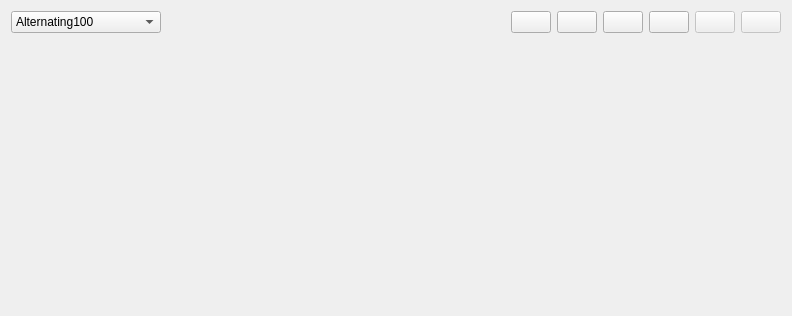
<?xml version="1.0" encoding="UTF-8"?>
<ui version="4.0">
 <class>GalPatternWidget</class>
 <widget class="QWidget" name="GalPatternWidget">
  <property name="geometry">
   <rect>
    <x>0</x>
    <y>0</y>
    <width>792</width>
    <height>316</height>
   </rect>
  </property>
  <property name="sizePolicy">
   <sizepolicy hsizetype="Preferred" vsizetype="Expanding">
    <horstretch>0</horstretch>
    <verstretch>0</verstretch>
   </sizepolicy>
  </property>
  <property name="windowTitle">
   <string>Patterns</string>
  </property>
  <layout class="QGridLayout" name="gridLayout">
   <item row="0" column="0">
    <layout class="QHBoxLayout" name="horizontalLayout">
     <item>
      <widget class="QComboBox" name="Pattern_comboBox">
       <property name="enabled">
        <bool>true</bool>
       </property>
       <property name="minimumSize">
        <size>
         <width>150</width>
         <height>0</height>
        </size>
       </property>
       <property name="toolTip">
        <string>Select known Sequence by name</string>
       </property>
       <item>
        <property name="text">
         <string>Alternating100</string>
        </property>
       </item>
       <item>
        <property name="text">
         <string>TwoSteps</string>
        </property>
       </item>
       <item>
        <property name="text">
         <string>RandomNoise</string>
        </property>
       </item>
      </widget>
     </item>
     <item>
      <spacer name="horizontalSpacer">
       <property name="orientation">
        <enum>Qt::Horizontal</enum>
       </property>
       <property name="sizeHint" stdset="0">
        <size>
         <width>40</width>
         <height>20</height>
        </size>
       </property>
      </spacer>
     </item>
     <item>
      <widget class="QPushButton" name="PatternNewButton">
       <property name="toolTip">
        <string>&lt;html&gt;&lt;head/&gt;&lt;body&gt;&lt;p&gt;Create new Sequence&lt;/p&gt;&lt;/body&gt;&lt;/html&gt;</string>
       </property>
       <property name="text">
        <string/>
       </property>
       <property name="icon">
        <iconset resource="../galapicons.qrc">
         <normaloff>:/icons/filenew.png</normaloff>:/icons/filenew.png</iconset>
       </property>
      </widget>
     </item>
     <item>
      <widget class="QPushButton" name="PatternEditButton">
       <property name="toolTip">
        <string>&lt;html&gt;&lt;head/&gt;&lt;body&gt;&lt;p&gt;Edit command code of selected sequence&lt;/p&gt;&lt;/body&gt;&lt;/html&gt;</string>
       </property>
       <property name="text">
        <string/>
       </property>
       <property name="icon">
        <iconset resource="../galapicons.qrc">
         <normaloff>:/icons/analysiswin.png</normaloff>:/icons/analysiswin.png</iconset>
       </property>
      </widget>
     </item>
     <item>
      <widget class="QPushButton" name="PatternLoadButton">
       <property name="toolTip">
        <string>&lt;html&gt;&lt;head/&gt;&lt;body&gt;&lt;p&gt;Load sequence code from file&lt;/p&gt;&lt;/body&gt;&lt;/html&gt;</string>
       </property>
       <property name="text">
        <string/>
       </property>
       <property name="icon">
        <iconset resource="../galapicons.qrc">
         <normaloff>:/icons/open.png</normaloff>:/icons/open.png</iconset>
       </property>
      </widget>
     </item>
     <item>
      <widget class="QPushButton" name="PatternSaveButton">
       <property name="toolTip">
        <string>&lt;html&gt;&lt;head/&gt;&lt;body&gt;&lt;p&gt;Export current sequence code to file&lt;/p&gt;&lt;/body&gt;&lt;/html&gt;</string>
       </property>
       <property name="text">
        <string/>
       </property>
       <property name="icon">
        <iconset resource="../galapicons.qrc">
         <normaloff>:/icons/filesave.png</normaloff>:/icons/filesave.png</iconset>
       </property>
      </widget>
     </item>
     <item>
      <widget class="QPushButton" name="PatternEditCancelButton">
       <property name="enabled">
        <bool>false</bool>
       </property>
       <property name="toolTip">
        <string>&lt;html&gt;&lt;head/&gt;&lt;body&gt;&lt;p&gt;Cancel edited code for selected sequence (restore last setup)&lt;/p&gt;&lt;/body&gt;&lt;/html&gt;</string>
       </property>
       <property name="text">
        <string/>
       </property>
       <property name="icon">
        <iconset resource="../galapicons.qrc">
         <normaloff>:/icons/undo.png</normaloff>:/icons/undo.png</iconset>
       </property>
      </widget>
     </item>
     <item>
      <widget class="QPushButton" name="PatternApplyButton">
       <property name="enabled">
        <bool>false</bool>
       </property>
       <property name="toolTip">
        <string>&lt;html&gt;&lt;head/&gt;&lt;body&gt;&lt;p&gt;Apply command code for selected sequence&lt;/p&gt;&lt;/body&gt;&lt;/html&gt;</string>
       </property>
       <property name="text">
        <string/>
       </property>
       <property name="icon">
        <iconset resource="../galapicons.qrc">
         <normaloff>:/icons/OK16.png</normaloff>:/icons/OK16.png</iconset>
       </property>
      </widget>
     </item>
    </layout>
   </item>
   <item row="1" column="0">
    <widget class="Okteta::ByteArrayColumnView" name="oktetabyteview">
     <property name="NoOfBytesPerLine">
      <number>8</number>
     </property>
     <property name="Coding" stdset="0">
      <enum>Okteta::AbstractByteArrayView::BinaryCoding</enum>
     </property>
    </widget>
   </item>
  </layout>
 </widget>
 <customwidgets>
  <customwidget>
   <class>Okteta::ByteArrayColumnView</class>
   <extends>QFrame</extends>
   <header>okteta/bytearraycolumnview.h</header>
  </customwidget>
 </customwidgets>
 <resources>
  <include location="../galapicons.qrc"/>
 </resources>
 <connections/>
</ui>
